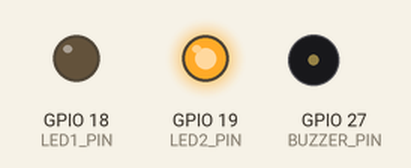
This program was run on a simulated ESP32. Shown: output pins drawn as LEDs (lit = HIGH), buzzer (waves = sounding).

Above: at 0.82 s.
At 2.5 s:
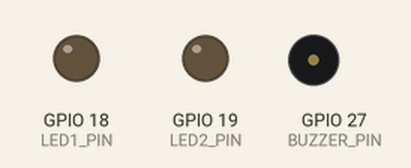
At 3.31 s:
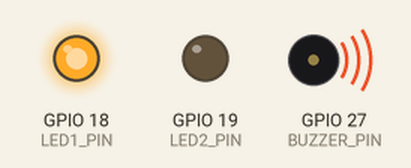
At 4.71 s:
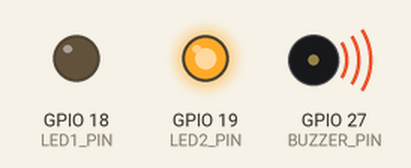
Timing chart, 0 to 6.7 s (numbered marks = the images above):
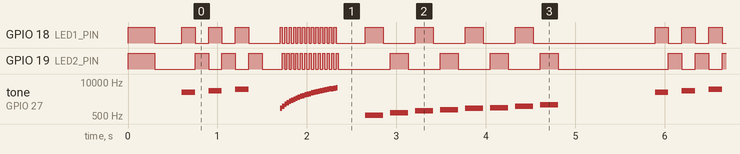

Measured:
- by itself, GPIO 18 (LED1_PIN), GPIO 19 (LED2_PIN): moves between LOW and HIGH, repeating every 5.3 s
- by itself, tone on GPIO 27 (BUZZER_PIN): plays 4000 Hz for 0.15 s, 4600 Hz for 0.15 s, 5200 Hz for 0.15 s, 1000 Hz for 0.03 s, 1200 Hz for 0.03 s, 1400 Hz for 0.03 s … (290 notes in this stretch)

The program:

main.cpp
```cpp
#include <Arduino.h>

#define BUZZER_PIN  27     // GPIO connected to buzzer (speaker)
#define LED1_PIN    18     // First LED
#define LED2_PIN    19     // Second LED
#define PWM_CH      0      // PWM channel (0–15)
#define LEDC_FREQ   4000   // Base PWM frequency used for ledcSetup (Hz)
#define RESOLUTION  10     // Bit resolution (0..(2^RESOLUTION - 1))
#define DUTY_LEVEL  512    // Mid duty for audible buzzer (for 10-bit resolution)

void playTone(uint8_t channel, uint32_t frequency, uint16_t duty, uint32_t duration_ms) {
  if (frequency == 0 || duty == 0) return;
  ledcWriteTone(channel, frequency);  // Set frequency
  ledcWrite(channel, duty);           // Set duty (non-zero)
  delay(duration_ms);
  ledcWrite(channel, 0);              // Stop tone
  ledcWriteTone(channel, 0);
}

void setup() {
  // LEDs setup
  pinMode(LED1_PIN, OUTPUT);
  pinMode(LED2_PIN, OUTPUT);
  digitalWrite(LED1_PIN, LOW);
  digitalWrite(LED2_PIN, LOW);

  // Buzzer setup
  pinMode(BUZZER_PIN, OUTPUT);
  ledcSetup(PWM_CH, LEDC_FREQ, RESOLUTION);
  ledcAttachPin(BUZZER_PIN, PWM_CH);

  // Startup blink sequence
  digitalWrite(LED1_PIN, HIGH);
  digitalWrite(LED2_PIN, HIGH);
  delay(300);
  digitalWrite(LED1_PIN, LOW);
  digitalWrite(LED2_PIN, LOW);
  delay(300);
}

void loop() {
  // --- 1. Simple beep pattern ---
  for (int i = 0; i < 3; i++) {
    uint32_t toneHz = 4000 + i * 600; // High-pitched tones
    digitalWrite(LED1_PIN, HIGH);
    digitalWrite(LED2_PIN, LOW);
    playTone(PWM_CH, toneHz, DUTY_LEVEL, 150);
    digitalWrite(LED1_PIN, LOW);
    digitalWrite(LED2_PIN, HIGH);
    delay(150);
  }

  digitalWrite(LED1_PIN, LOW);
  digitalWrite(LED2_PIN, LOW);
  delay(200);

  // --- 2. Frequency sweep (1kHz → 6kHz) ---
  for (int f = 1000; f <= 6000; f += 200) {
    // alternate LED states for each step
    bool state = ((f / 200) % 2);
    digitalWrite(LED1_PIN, state);
    digitalWrite(LED2_PIN, !state);
    playTone(PWM_CH, f, DUTY_LEVEL, 20);
    delay(5);
  }

  digitalWrite(LED1_PIN, LOW);
  digitalWrite(LED2_PIN, LOW);
  delay(300);

  // --- 3. Short melody ---
  const int melody[] = {523, 659, 784, 880, 988, 1047, 1175, 1319};
  const int notes = sizeof(melody) / sizeof(melody[0]);

  for (int i = 0; i < notes; i++) {
    // Alternate LEDs each note
    if (i % 2 == 0) {
      digitalWrite(LED1_PIN, HIGH);
      digitalWrite(LED2_PIN, LOW);
    } else {
      digitalWrite(LED1_PIN, LOW);
      digitalWrite(LED2_PIN, HIGH);
    }

    playTone(PWM_CH, melody[i], DUTY_LEVEL, 200);
    digitalWrite(LED1_PIN, LOW);
    digitalWrite(LED2_PIN, LOW);
    delay(80);
  }

  delay(1000); // Pause before repeating
}
```
